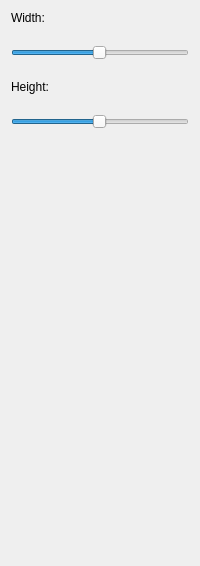
              <widget class="QWidget" name="resize">
               <layout class="QVBoxLayout" name="verticalLayout_109">
                <property name="spacing">
                 <number>20</number>
                </property>
                <item>
                 <widget class="QLabel" name="label_137">
                  <property name="text">
                   <string>Width:</string>
                  </property>
                 </widget>
                </item>
                <item>
                 <widget class="QSlider" name="resize_width">
                  <property name="minimum">
                   <number>1</number>
                  </property>
                  <property name="maximum">
                   <number>512</number>
                  </property>
                  <property name="value">
                   <number>256</number>
                  </property>
                  <property name="orientation">
                   <enum>Qt::Horizontal</enum>
                  </property>
                 </widget>
                </item>
                <item>
                 <widget class="QLabel" name="label_138">
                  <property name="text">
                   <string>Height:</string>
                  </property>
                 </widget>
                </item>
                <item>
                 <widget class="QSlider" name="resize_height">
                  <property name="minimum">
                   <number>1</number>
                  </property>
                  <property name="maximum">
                   <number>512</number>
                  </property>
                  <property name="value">
                   <number>256</number>
                  </property>
                  <property name="orientation">
                   <enum>Qt::Horizontal</enum>
                  </property>
                 </widget>
                </item>
                <item>
                 <spacer name="verticalSpacer_15">
                  <property name="orientation">
                   <enum>Qt::Vertical</enum>
                  </property>
                  <property name="sizeHint" stdset="0">
                   <size>
                    <width>20</width>
                    <height>426</height>
                   </size>
                  </property>
                 </spacer>
                </item>
               </layout>
              </widget>
